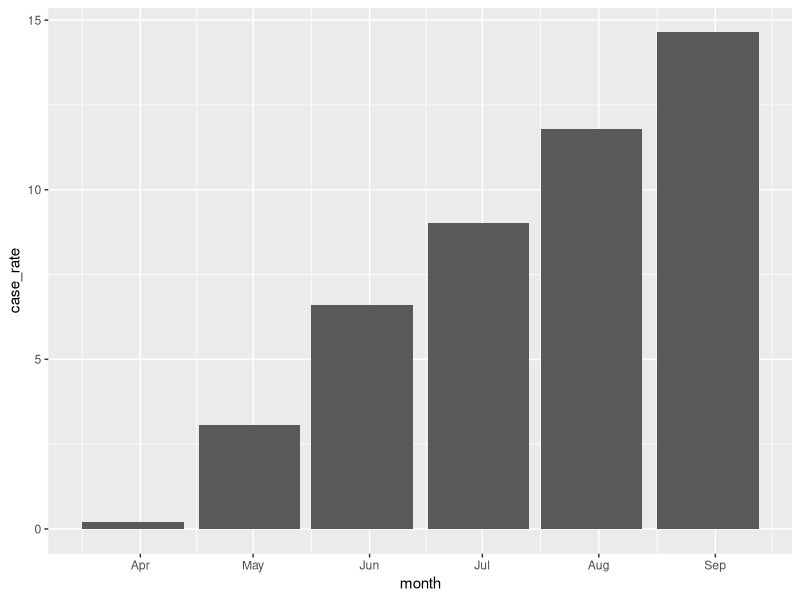

The R script that drew this image:
## ---- chunk 1
knitr::opts_chunk$set(echo = TRUE)
## ---- chunk 2
# Load the tidyverse
library(tidyverse)


## ---- chunk 3
maryland <- read_csv("data/maryland_county_monthly_case_rate.csv")
## ---- chunk 4
glimpse(maryland)
## ---- chunk 5
anne_arundel <- maryland %>%
  filter(county == "Anne Arundel")

## ---- chunk 6
# Take the anne_arundel data frame.
  # Make a chart with month on the x axis and case_rate on the y axis
  # Display the data as a bar chart
anne_arundel %>%
  ggplot(aes(month, case_rate)) +
  geom_bar(stat="identity")

